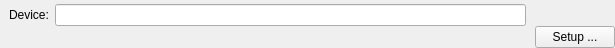
<?xml version="1.0" encoding="UTF-8"?>
<ui version="4.0">
 <class>LimaCCDsToolForm</class>
 <widget class="QWidget" name="LimaCCDsToolForm">
  <property name="geometry">
   <rect>
    <x>0</x>
    <y>0</y>
    <width>615</width>
    <height>37</height>
   </rect>
  </property>
  <property name="windowTitle">
   <string>Form</string>
  </property>
  <layout class="QGridLayout" name="gridLayout_2">
   <property name="leftMargin">
    <number>0</number>
   </property>
   <property name="topMargin">
    <number>0</number>
   </property>
   <property name="rightMargin">
    <number>0</number>
   </property>
   <property name="bottomMargin">
    <number>0</number>
   </property>
   <property name="spacing">
    <number>0</number>
   </property>
   <item row="0" column="0">
    <layout class="QHBoxLayout" name="horizontalLayout">
     <property name="spacing">
      <number>0</number>
     </property>
     <item>
      <widget class="QWidget" name="widget" native="true">
       <layout class="QGridLayout" name="gridLayout" columnstretch="0">
        <property name="leftMargin">
         <number>0</number>
        </property>
        <property name="topMargin">
         <number>0</number>
        </property>
        <property name="rightMargin">
         <number>0</number>
        </property>
        <property name="bottomMargin">
         <number>0</number>
        </property>
        <property name="spacing">
         <number>0</number>
        </property>
        <item row="0" column="0">
         <layout class="QHBoxLayout" name="deviceLayout">
          <property name="spacing">
           <number>6</number>
          </property>
          <property name="leftMargin">
           <number>9</number>
          </property>
          <property name="topMargin">
           <number>4</number>
          </property>
          <property name="rightMargin">
           <number>9</number>
          </property>
          <property name="bottomMargin">
           <number>4</number>
          </property>
          <item>
           <widget class="QLabel" name="deviceLabel">
            <property name="text">
             <string>Device:</string>
            </property>
           </widget>
          </item>
          <item>
           <widget class="QLineEdit" name="deviceLineEdit">
            <property name="readOnly">
             <bool>true</bool>
            </property>
            <property name="toolTip">
             <string>LimaCCDs Tango device name</string>
            </property>
           </widget>
          </item>
         </layout>
        </item>
        <item row="1" column="0">
         <layout class="QGridLayout" name="parGridLayout" rowstretch="0" columnstretch="0">
          <property name="sizeConstraint">
           <enum>QLayout::SetDefaultConstraint</enum>
          </property>
          <property name="leftMargin">
           <number>9</number>
          </property>
          <property name="topMargin">
           <number>9</number>
          </property>
          <property name="rightMargin">
           <number>9</number>
          </property>
          <property name="bottomMargin">
           <number>9</number>
          </property>
          <property name="spacing">
           <number>6</number>
          </property>
         </layout>
        </item>
       </layout>
      </widget>
     </item>
     <item>
      <layout class="QVBoxLayout" name="verticalLayout">
       <item>
        <spacer name="verticalSpacer">
         <property name="orientation">
          <enum>Qt::Vertical</enum>
         </property>
         <property name="sizeHint" stdset="0">
          <size>
           <width>20</width>
           <height>13</height>
          </size>
         </property>
        </spacer>
       </item>
       <item>
        <widget class="QPushButton" name="setupPushButton">
         <property name="sizePolicy">
          <sizepolicy hsizetype="Maximum" vsizetype="Fixed">
           <horstretch>0</horstretch>
           <verstretch>0</verstretch>
          </sizepolicy>
         </property>
         <property name="toolTip">
          <string>&lt;html&gt;&lt;head/&gt;&lt;body&gt;&lt;p&gt;set the LimaCCDs device name manually&lt;/p&gt;&lt;/body&gt;&lt;/html&gt;</string>
         </property>
         <property name="text">
          <string>Setup ...</string>
         </property>
        </widget>
       </item>
      </layout>
     </item>
    </layout>
   </item>
  </layout>
 </widget>
 <resources/>
 <connections/>
</ui>
